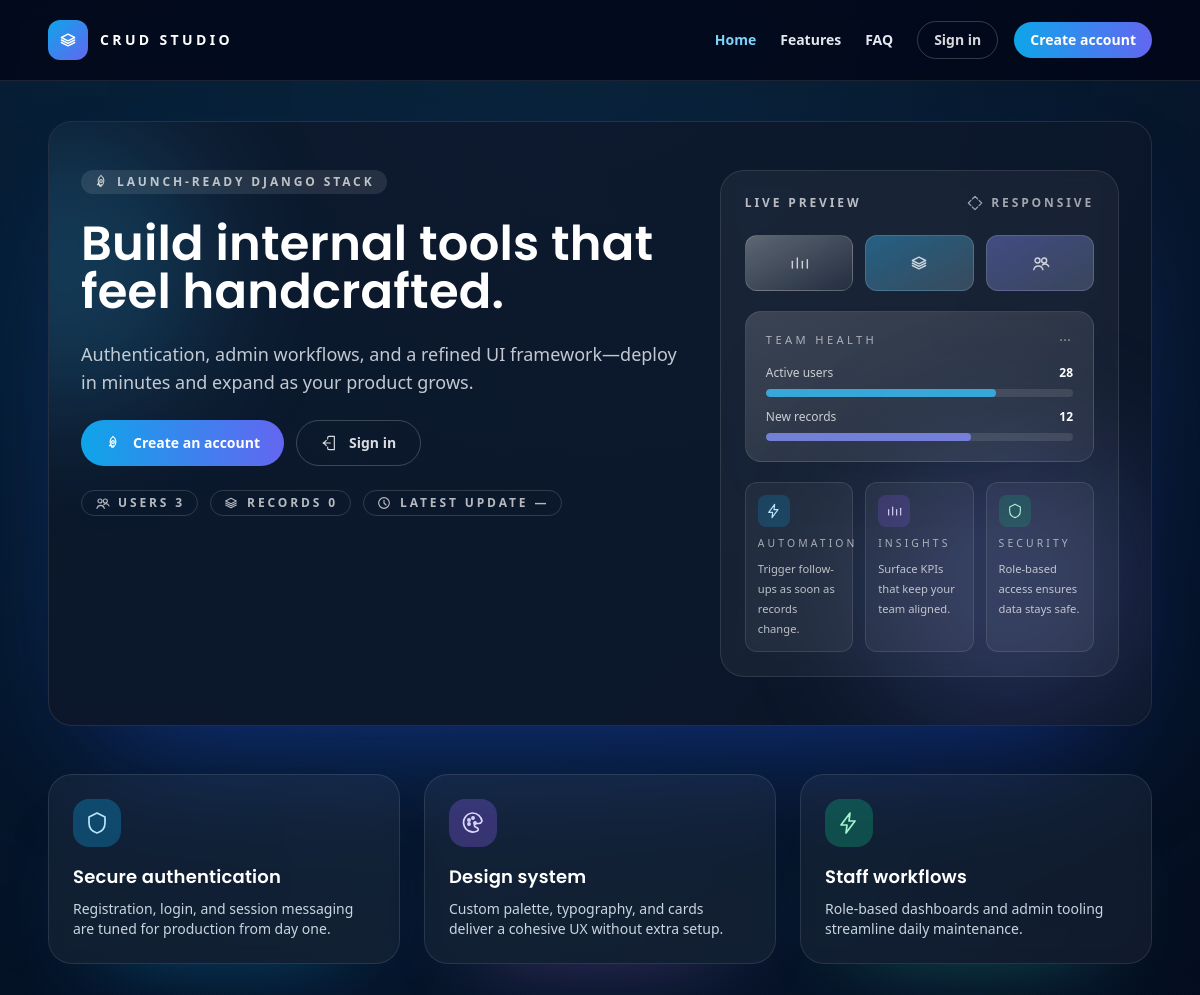
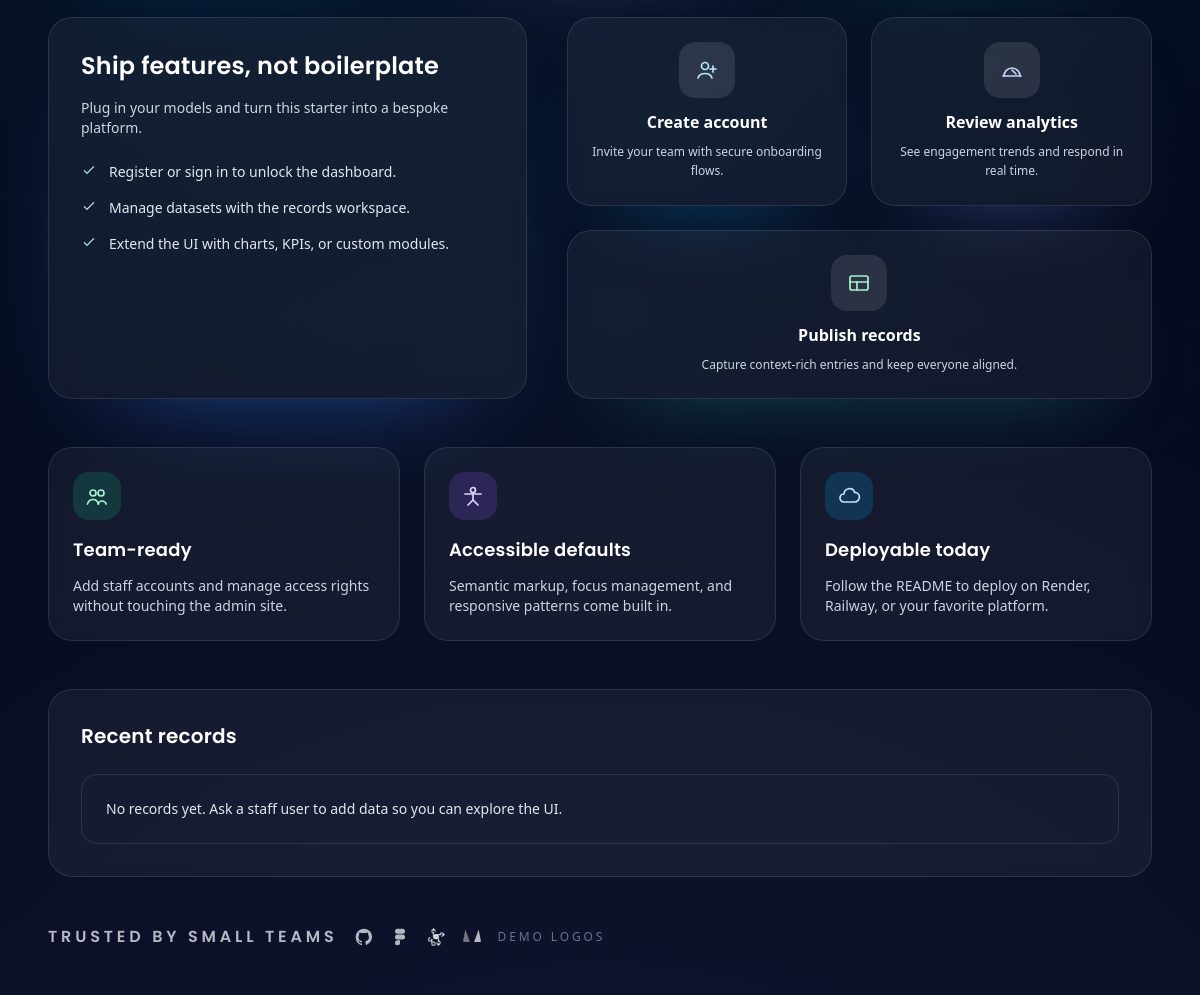
The app's page / (upper part), older data (2 pictures, top to bottom).
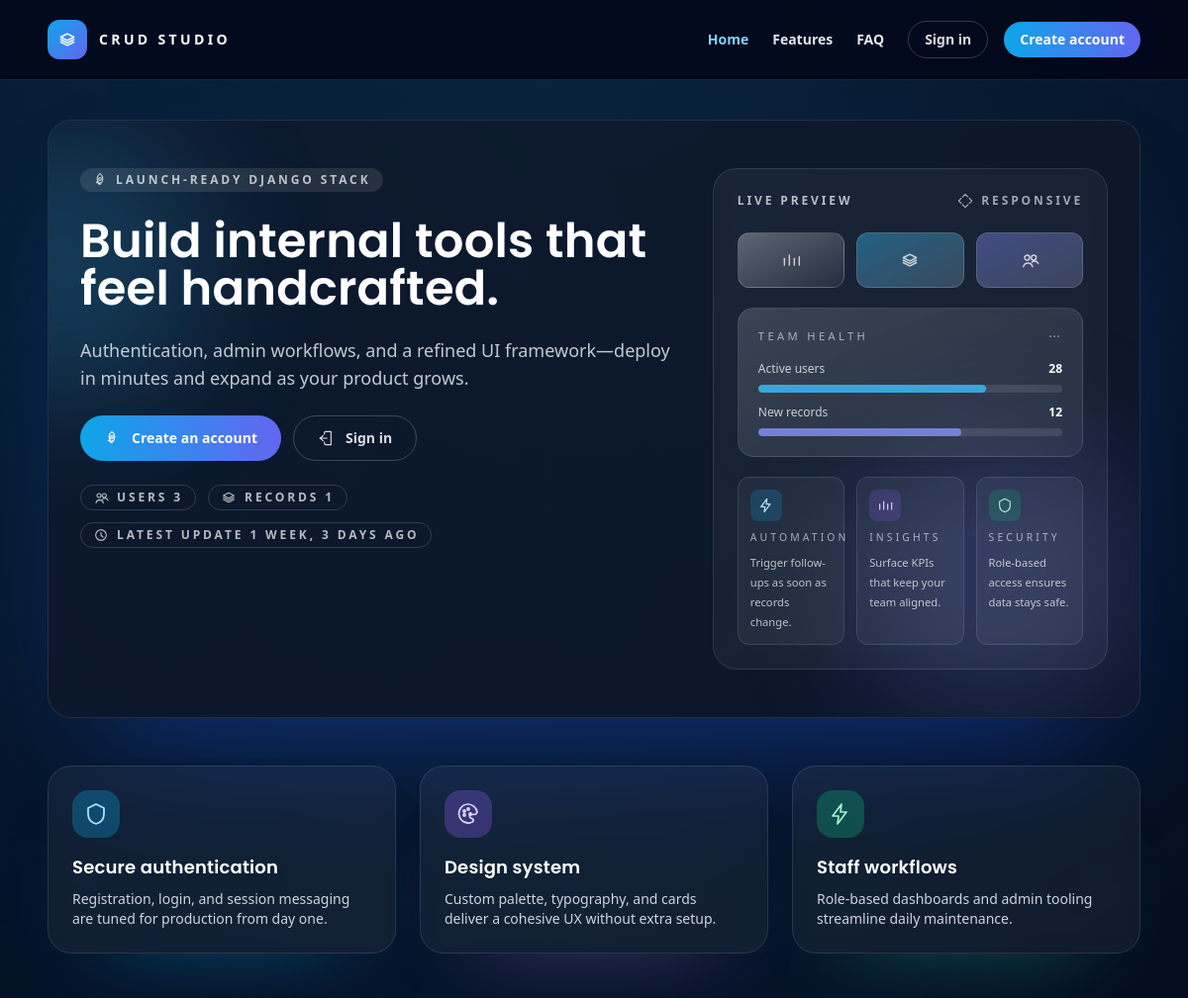
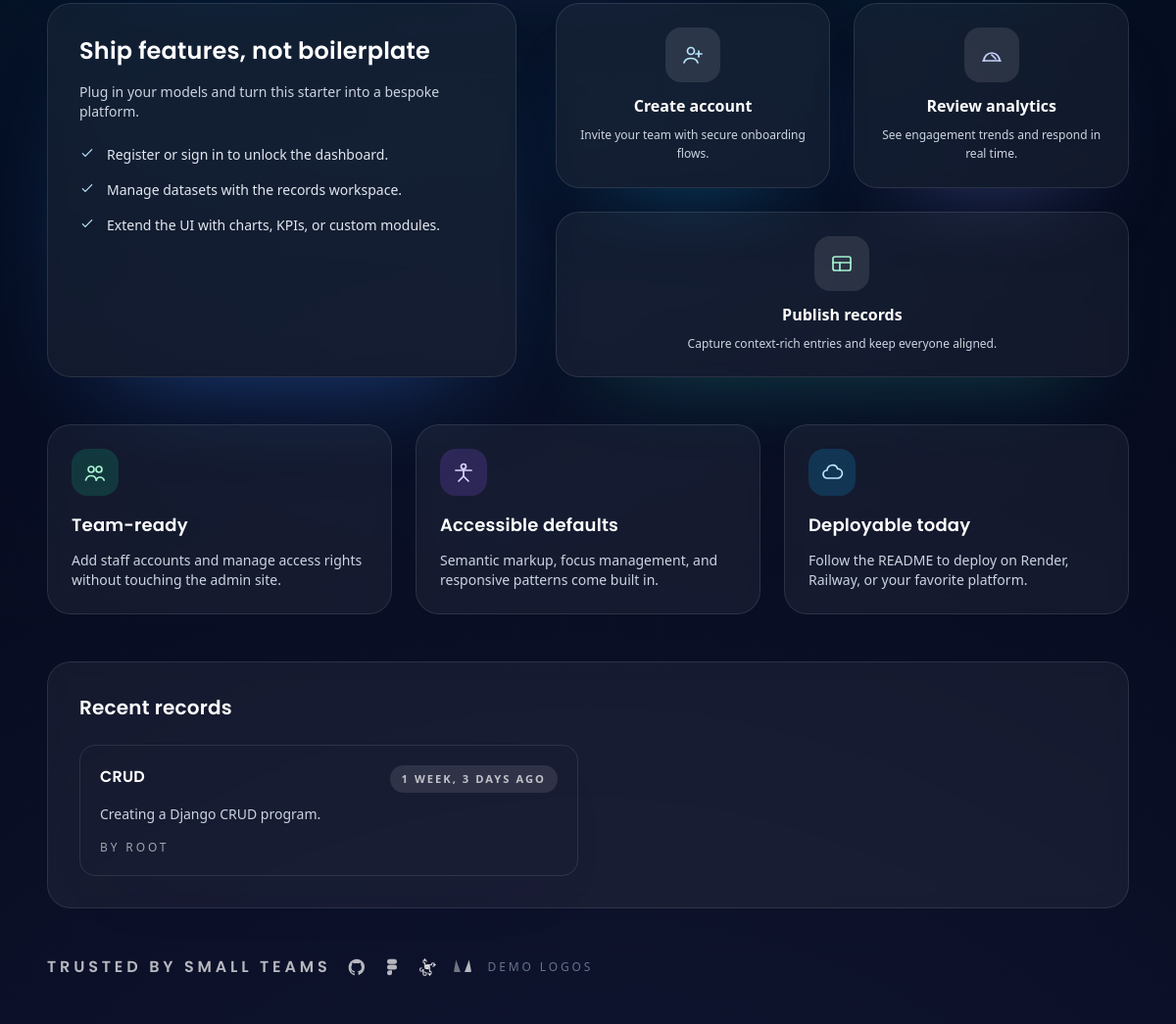
The same page, newer data (2 pictures, top to bottom).
### website/models.py (models this page shows, shortened)
class Record(models.Model):
    title = models.CharField(max_length=200)
    description = models.TextField(blank=True)
    created_by = models.ForeignKey(User, on_delete=models.SET_NULL, null=True, blank=True, related_name="records")
    created_at = models.DateTimeField(auto_now_add=True)
    updated_at = models.DateTimeField(auto_now=True)
    class Meta:
        ordering = ["-created_at"]

### website/views.py (the view)
# urls.py: 2. Add a URL to urlpatterns:  path('', views.home, name='home')
def home(request):
    total_users = User.objects.count()
    total_records = Record.objects.count()
    recent_records = list(Record.objects.select_related('created_by')[:6])
    latest_record = recent_records[0] if recent_records else None
    context = {
        'total_users': total_users,
        'total_records': total_records,
        'recent_records': recent_records,
        'latest_record': latest_record,
    }
    return render(request, 'pages/index.html', context)

### website/templatetags/ui_icons.py (called while the page is built)
@register.simple_tag
def icon(name, classes="h-5 w-5"):
    svg = ICONS.get(name)
    if not svg:
        return ""
    return mark_safe(svg.format(classes=classes))

### website/templates/pages/index.html (shortened to what the changed rows need)
{% extends 'pages/base.html' %}
{% load humanize ui_icons %}
{% block content %}
  {% with primary_button="inline-flex items-center gap-3 rounded-full bg-gradient-to-r from-sky-500 to-indigo-500 px-6 py-3 text-sm font-semibold text-white shadow-[0_18px_40px_-24px_rgba(59,130,246,0.8)] transition hover:from-sky-400 hover:to-indigo-400" outline_button="inline-flex items-center gap-3 rounded-full border border-white/20 px-6 py-3 text-sm font-semibold text-white/85 transition hover:border-white/40 hover:bg-white/10" muted_chip="inline-flex items-center gap-2 rounded-full bg-white/10 px-3 py-1 text-xs font-semibold uppercase tracking-[0.24em] text-white/70" %}
  <section class="relative overflow-hidden rounded-3xl border border-white/10 bg-slate-900/70 px-8 py-12 shadow-[0_60px_120px_-60px_rgba(29,78,216,0.55)]">
    <div class="relative grid gap-10 lg:grid-cols-[minmax(0,1.2fr)_minmax(0,0.8fr)]">
      <div class="space-y-6">
        <h1 class="text-4xl font-semibold leading-tight text-white sm:text-5xl">Build internal tools that feel handcrafted.</h1>
        <div class="flex flex-wrap gap-3 text-xs font-semibold uppercase tracking-[0.24em] text-white/60">
          <span class="inline-flex items-center gap-2 rounded-full border border-white/15 px-3 py-1 text-white/70">{% icon 'users' classes='h-4 w-4' %} Users {{ total_users }}</span>
          <span class="inline-flex items-center gap-2 rounded-full border border-white/15 px-3 py-1 text-white/70">{% icon 'stack' classes='h-4 w-4' %} Records {{ total_records }}</span>
          <span class="inline-flex items-center gap-2 rounded-full border border-white/15 px-3 py-1 text-white/70">{% icon 'clock' classes='h-4 w-4' %} Latest update {% if latest_record %}{{ latest_record.created_at|naturaltime }}{% else %}—{% endif %}</span>
        </div>
      </div>
    </div>
  </section>
  <section class="mt-12 rounded-3xl border border-white/10 bg-white/5 p-8 backdrop-blur">
    <div class="mt-6 grid gap-5 md:grid-cols-2 xl:grid-cols-3">
      {% for r in recent_records %}
        <article class="rounded-2xl border border-white/10 bg-white/8 p-5 text-sm text-slate-200 shadow-[0_30px_80px_-60px_rgba(15,23,42,0.8)]">
          <div class="flex items-start justify-between gap-3">
            <h4 class="text-base font-semibold text-white">{{ r.title }}</h4>
            <span class="inline-flex items-center gap-2 rounded-full bg-white/10 px-3 py-1 text-[0.7rem] font-semibold uppercase tracking-[0.18em] text-white/70">{{ r.created_at|naturaltime }}</span>
          </div>
          <p class="mt-3 text-slate-300">{{ r.description|default:'No description' }}</p>
          <p class="mt-4 text-xs uppercase tracking-[0.24em] text-white/60">By {{ r.created_by|default:'—' }}</p>
        </article>
      {% empty %}
        <div class="md:col-span-2 xl:col-span-3 rounded-2xl border border-white/10 bg-white/8 p-6 text-sm text-slate-200">
          No records yet. {% if request.user.is_staff %}Create one from the admin workspace to populate this section.{% else %}Ask a staff user to add data so you can explore the UI.{% endif %}
        </div>
      {% endfor %}
    </div>
  </section>
  {% endwith %}
{% endblock %}

Row changes from the older to the newer data that the page shows:
added Record: created_at "1 WEEK, 3 DAYS AGO", title "CRUD", description "Creating a Django CRUD program.", created_by "ROOT"
Text that changed along with them:
{{ total_records }}: "0" → "1"
text no longer shown: "— No records yet. Ask a staff user to add data so you can explore the UI."
